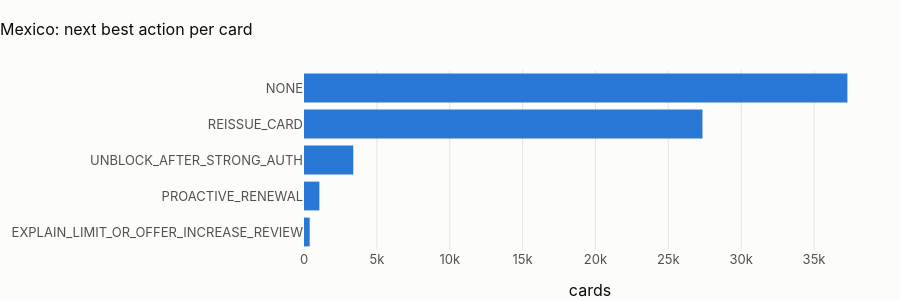

The cell this chart's notebook holds for it:
### Markdown cell above
## 2 · Cards: next best action

### Code cell
nba = pl.q(
    "select next_best_action, count(*) as cards from {mart_card_support} group by 1 order by 2 desc"
)
nba["share %"] = (100 * nba.cards / nba.cards.sum()).round(2)
fig = px.bar(
    nba,
    x="cards",
    y="next_best_action",
    orientation="h",
    title=f"{CTRY.title}: next best action per card",
)
fig.update_layout(height=300, yaxis_title=None, yaxis=dict(autorange="reversed"))
fig.show()
show(nba, paging=False)

### Figure 1 — Plotly figure (JSON) as saved in the notebook; plotly's stock layout.template omitted (floating-point values rounded to 4 significant figures)
{"data": [{"hovertemplate": "cards=%{x}<br>next_best_action=%{y}<extra></extra>", "legendgroup": "", "marker": {"color": "#2a78d6", "pattern": {"shape": ""}}, "name": "", "orientation": "h", "showlegend": false, "textposition": "auto", "type": "bar", "x": [37288, 27343, 3383, 1054, 390], "xaxis": "x", "y": ["NONE", "REISSUE_CARD", "UNBLOCK_AFTER_STRONG_AUTH", "PROACTIVE_RENEWAL", "EXPLAIN_LIMIT_OR_OFFER_INCREASE_REVIEW"], "yaxis": "y"}], "layout": {"barmode": "relative", "height": 300, "legend": {"tracegroupgap": 0}, "title": {"text": "Mexico: next best action per card"}, "xaxis": {"anchor": "y", "domain": [0.0, 1.0], "title": {"text": "cards"}}, "yaxis": {"anchor": "x", "autorange": "reversed", "domain": [0.0, 1.0], "title": {}}}}
